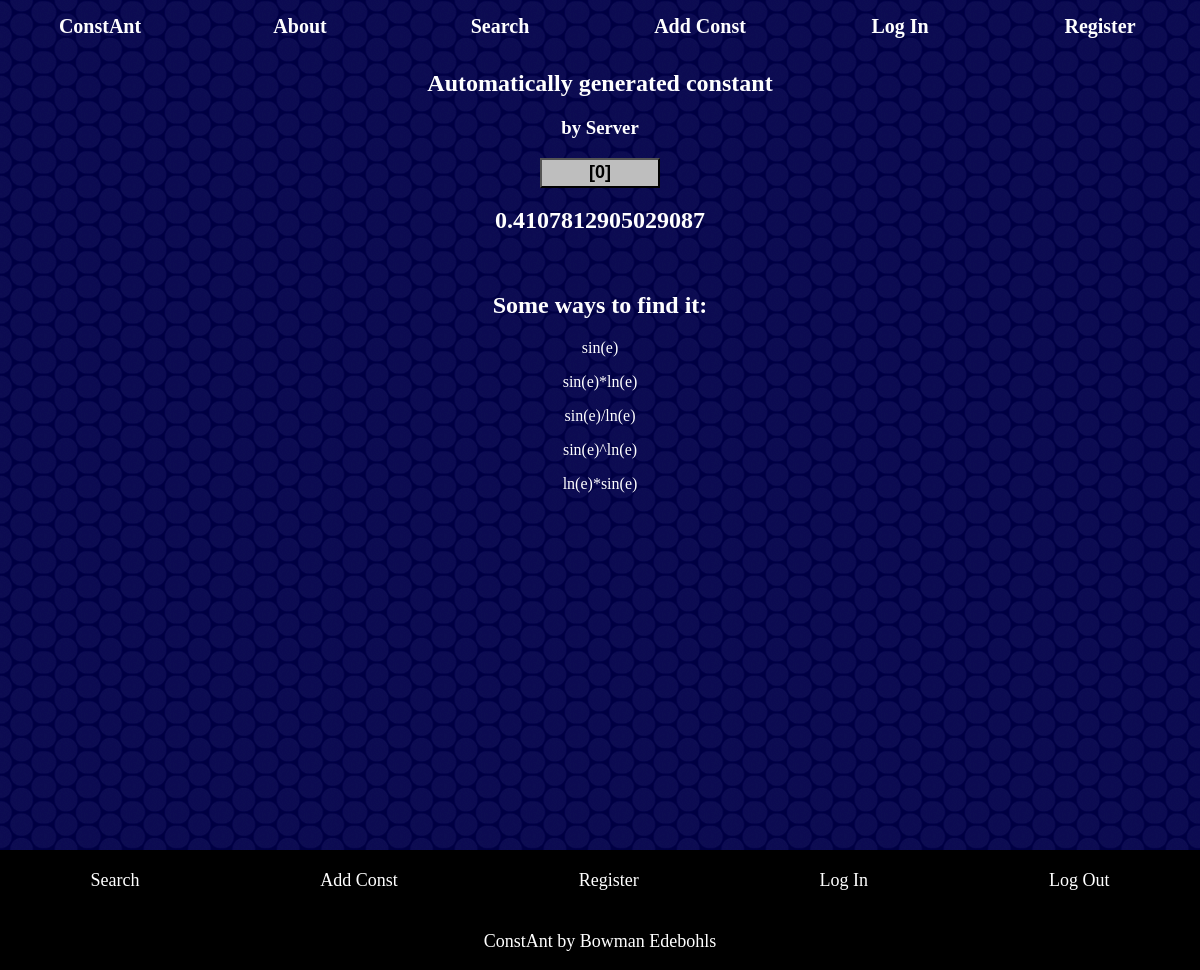
The app's page /viewconst/2 with its own data.
### confind.py (models this page shows, shortened)
class consts(db.Model):
    _id = db.Column(db.Integer, primary_key=True)
    num = db.Column(db.Float)
    shortnum = db.Column(db.String) # for display purposes only :)
    ref = db.Column(db.String(255))
    name = db.Column(db.String(255))
    creator = db.Column(db.Integer)
    notes = db.Column(db.Text)
    date = db.Column(DateTime)
    votes = db.relationship('constvotes', backref='post', lazy='dynamic')

class solves(db.Model):
    _id = db.Column(db.Integer, primary_key=True)
    fid = db.Column(db.Integer) # id of const its attached to
    sol = db.Column(db.String(255)) # equation
    date = db.Column(DateTime, default=datetime.now())

### main.py (the view)
@app.route("/viewconst/<int:id>", methods=['POST', 'GET'])
def viewconst(id: int):
    result = confind.confind(whatid=id)
    if not result:
        flash('No constant with that ID exists!', 'usererror')
        return redirect(request.referrer)
    soldata = confind.solfind(id)
    traits = confind.traitfind(id)
    if not traits:
        print("notrait")
    for trait in traits:
        print(trait.traitname)
    return render_template('viewconst.html', result = result, soldata = soldata, traits = traits)

### confind.py (called while the page is built)
def find_user(userid: int) -> users:
    user = users.query.filter_by(_id = userid).first()
    if user == None:
        return None
    return user

def solfind(whatid:int) -> list[solves]:
    results = solves.query.filter_by(fid = whatid).order_by(func.length(solves.sol)).all()
    return results

def traitfind(whatid: int) -> list[traits]:
    traitlist = traits.query.filter_by(fid=whatid).all()
    return traitlist

    def has_upvoted_post(self, const: consts) -> None:
        return constvotes.query.filter(constvotes.userid == self._id, constvotes.constid == const._id).count() > 0

### main.py (called while the page is built)
@app.context_processor
def inject_user():
    if 'user' in session:
        return dict(
            user = confind.find_user(session['user'])
            )
    else:
        return dict(
            user = confind.find_user(1)
            ) # null user

### templates/viewconst.html (shortened to what this page needs)
{% extends "base.html" %}
{% block body %}
<body>
    <div style="text-align: center">
        <h2>{{ result.name }}</h2>
        <h3>by {{ result.creator }}</h3>
        {% include 'votebase.html' %}
        <br>
        <h2>{{ result.num }}</h2>
        <br>
        <h2>Some ways to find it:</h2>
        {% for solve in soldata %}
            <p>{{ solve.sol }}</p>
        {% endfor %}
        <br>
        <br>
        <br>
    </div>
</body>
{% endblock %}

### static/styles.css (style rules this page uses)
body { font-family: Latexy; color: white; background-color: #141414; background-image: url('images/circlesbg.webp'); min-height: 100vh; margin: 0; }
body { display: flex; flex-direction: column; }

### records on screen
consts: name "Automatically generated constant", creator "Server", num "0.4107812905029087"
solves: sol "sin(e)"
solves: sol "sin(e)*ln(e)"
solves: sol "sin(e)/ln(e)"
solves: sol "sin(e)^ln(e)"
solves: sol "ln(e)*sin(e)"

### other values on screen
{{ result.votes.count() }} "0"
